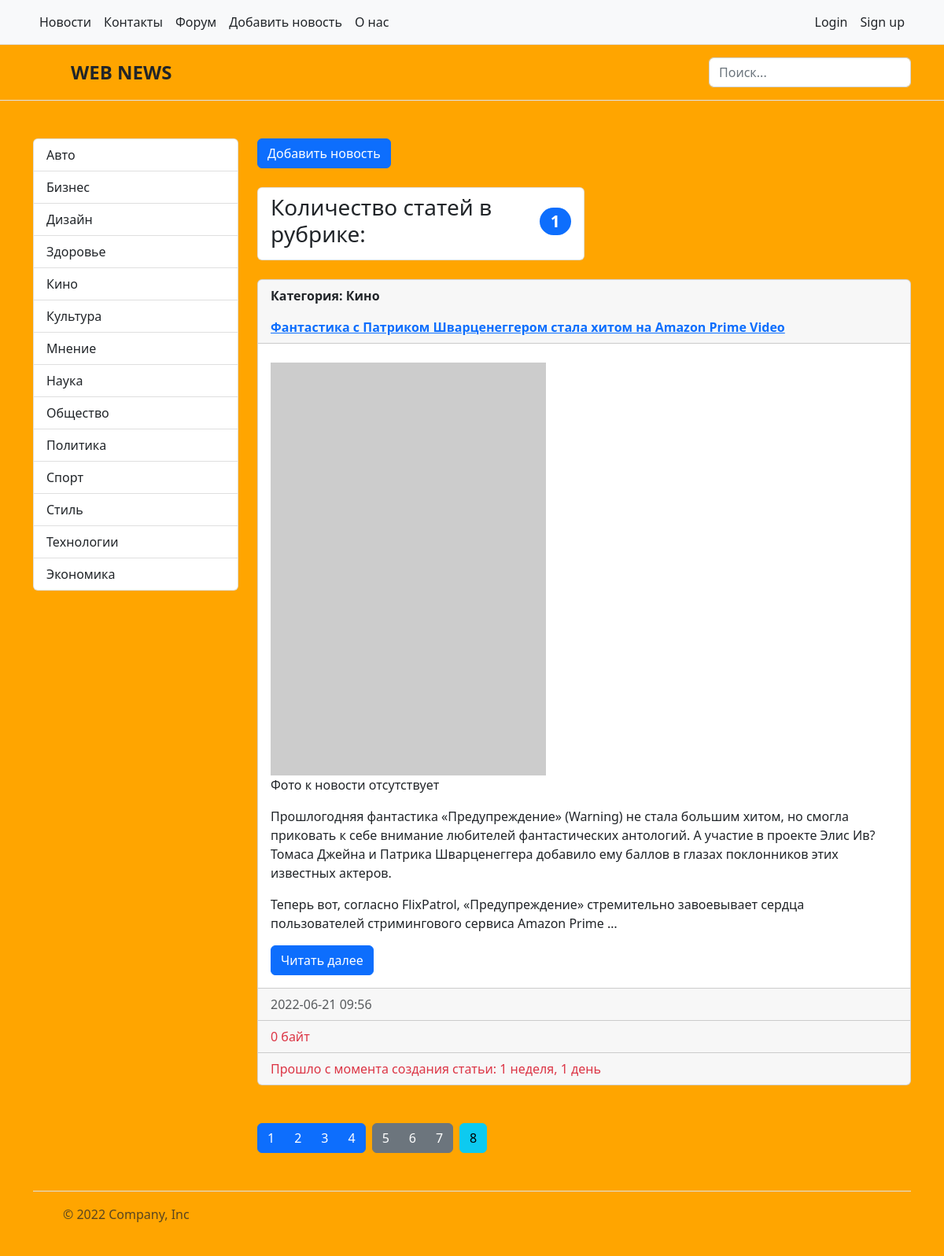
/category/12/, run on the app's committed database.
### news/models.py (models this page shows, shortened)
class Category(models.Model):
    title = models.CharField(max_length=150, db_index=True, verbose_name='Наименование категории')
    def get_absolute_url(self):                                     #  монтирует кнопку в админке в "категории" (внутри) "смотреть на сайте"
        return reverse('category', kwargs={'category_id': self.pk})
    def __str__(self):
        return self.title
    class Meta:
        verbose_name = 'Категория'            #   при редактировании новости вверху отображается "изменить НОВОСТЬ"
        verbose_name_plural = 'Категории'
        ordering = ['title']

class News(models.Model):
    title = models.CharField(max_length=150, verbose_name='Наименование')
    content = models.TextField(blank=True, verbose_name='Контент')      #   атрибут "blank=True" -> поле необязательное для заполнения. Атрибут необязательный
    created_at = models.DateTimeField(auto_now_add=True, verbose_name='Дата публикации')   #   атрибут "auto_now_add=True" создает дату и впемя только раз. При обновлении записи, время не поменяется
    update_at = models.DateTimeField(auto_now=True, verbose_name='Обновлено')         #   дата и время обновляются при корректировке новости
    photo = models.ImageField(upload_to='photos/%Y/%m/%d/', verbose_name='Фото', blank=True) #   разбивает загружаемые изображения по папкам и датам (каждый день)
    sign_of_publication = models.BooleanField(default=True, verbose_name='Признак публикации')
    category = models.ForeignKey('Category', on_delete=models.PROTECT, verbose_name='Категория')  #   Новость защищена от удаления
    def get_absolute_url(self):
        return reverse('view_news', kwargs={'news_id': self.pk})
    class Meta:
        verbose_name = 'Новость'            #   при редактировании новости вверху отображается "изменить НОВОСТЬ"
        verbose_name_plural = 'Новости'
        ordering = ['-created_at']

### news/views.py (the view)
# urls.py: path('category/<int:category_id>/', get_category, name='category'),     #   http://127.0.0.1:8000/category
def get_category(request, category_id):
    news = News.objects.filter(category_id=category_id)                 #   "category_id" - поле в БД -> таблица "News"
    category = Category.objects.get(pk=category_id)
    return render(request, 'news/category.html',
                                                    {
                                                        'title': 'Категории',
                                                        'list_news': news,
                                                        'category': category
                                                    })

### news/templatetags/news_tags.py (called while the page is built)
@register.inclusion_tag('news/list_categories.html')
def show_categories(arg1='Hello', arg2='World'):
    categories = Category.objects.all()
    return {'categories': categories, 'arg1': arg1, 'arg2': arg2}          #   передаем ключ словаря "categories" в шаблон "list_categories"

### news/templates/news/category.html (shortened to what this page needs)
<!DOCTYPE html>
{% extends 'base.html' %}
    {% block sidebar %}
        {% include 'inc/_sidebar.html' %}
    {% endblock %}
    {% block content %}
        <div class="col-9" xmlns="http://www.w3.org/1999/html">
            <div class="col">
                <div class="d-grid gap-2 d-md-block">
                    <a href="{% url 'add_news' %}" class="btn btn-primary">Добавить новость</a>
                </div>
            </div>
            <br>
            <div class="bd-example">
                <div class="col-6">
                    <ul class="list-group">
                        <li class="list-group-item d-flex justify-content-between align-items-center">
                            <h3>Количество статей в рубрике:</h3>
                            <h3><span class="badge bg-primary rounded-pill">{{ list_news.count }}</span></h3>
                        </li>
                    </ul>
                </div>
            </div>
            <br>
            {% if list_news %}
            {% for elem in list_news %}
                <div class="card">
                    <strong class="d-inline-block mb-2 text-dark">
                         <div class="card-header">
                             <p>Категория: {{ elem.category }}</p>
                             <a href="{{ elem.get_absolute_url }}">{{ elem.title }}</a>
                         </div>
                    </strong>
                    <div class="card-body">
                        {% if elem.photo %}
                            <img src="{{ elem.photo.url }}" class="img-fluid" alt="photo">
                        {% else %}
                            <img src="https://picsum.photos/200/300" alt="" width="350">
                            <p>Фото к новости отсутствует</p>
                        {% endif %}
                        <p class="card-text">{{ elem.content | linebreaks | truncatewords:50 }}</p>
                        <a href="{{ elem.get_absolute_url }}" class="btn btn-primary">Читать далее</a>
                    </div>
                    <div class="card-footer text-muted">{{ elem.created_at|date:"Y-m-d H:i" }}</div>
                    <div class="card-footer text-danger">{{ elem | filesizeformat }}</div>
                    <div class="card-footer text-danger">Прошло с момента создания статьи: {{ elem.created_at | timesince }}</div>
                </div>
                <br>
            {% endfor %}
            {% else %}
                <h2>В данной рубрике нет новостей</h2>
            {% endif %}
            <br>
            <div class="btn-toolbar" role="toolbar" aria-label="Toolbar with button groups">
                <div class="btn-group me-2" role="group" aria-label="First group">
                    <button type="button" class="btn btn-primary">1</button>
                    <button type="button" class="btn btn-primary">2</button>
                    <button type="button" class="btn btn-primary">3</button>
                    <button type="button" class="btn btn-primary">4</button>
                </div>
                <div class="btn-group me-2" role="group" aria-label="Second group">
                    <button type="button" class="btn btn-secondary">5</button>
                    <button type="button" class="btn btn-secondary">6</button>
                    <button type="button" class="btn btn-secondary">7</button>
                </div>
                <div class="btn-group" role="group" aria-label="Third group">
                    <button type="button" class="btn btn-info">8</button>
                </div>
            </div>
            <br>
        </div>
    {% endblock %}

### news/templates/news/list_categories.html (shortened to what this page needs)
<div class="col-3">
    <div class="list-group">
        {% for elem in categories %}
            <a href="{{ elem.get_absolute_url }}" class="list-group-item list-group-item-action">{{ elem.title }}</a>
        {% endfor %}
    </div>
</div>

### mysite/static/css/style.css (style rules this page uses)
body { background-color: orange; }

### data on the page
Category: title "Авто"
Category: title "Бизнес"
Category: title "Дизайн"
Category: title "Здоровье"
Category: title "Кино"
Category: title "Культура"
Category: title "Мнение"
Category: title "Наука"
Category: title "Общество"
Category: title "Политика"
Category: title "Спорт"
Category: title "Стиль"
Category: title "Технологии"
Category: title "Экономика"
News: category "Кино", title "Фантастика с Патриком Шварценеггером стала хитом на Amazon Prime Video", content "Прошлогодняя фантастика «Предупреждение» (Warning) не стала большим хитом, но смогла приковать к себе внимание любителей фантастических антологий. А участие в проекте Элис Ив? Томаса Джейна и Патрика Шварценеггера добавило ему баллов в глазах поклонников этих известных актеров. Теперь вот, согласно FlixPatrol, «Предупреждение» стремительно завоевывает сердца пользователей стримингового сервиса Amazon Prime …", created_at "2022-06-21 09:56", elem "0 байт", created_at "1 неделя, 1 день"

### other printed values
{{ list_news.count }} "1"
